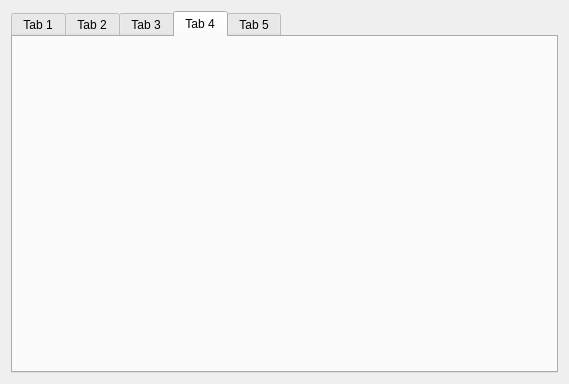
<?xml version="1.0" encoding="UTF-8"?>
<ui version="4.0">
 <class>MainWidget</class>
 <widget class="QWidget" name="MainWidget">
  <property name="geometry">
   <rect>
    <x>0</x>
    <y>0</y>
    <width>569</width>
    <height>384</height>
   </rect>
  </property>
  <property name="windowTitle">
   <string>MainWidget</string>
  </property>
  <layout class="QVBoxLayout" name="verticalLayout">
   <item>
    <widget class="QTabWidget" name="pTabWidget">
     <property name="currentIndex">
      <number>3</number>
     </property>
     <widget class="QWidget" name="pTab1">
      <attribute name="title">
       <string>Tab 1</string>
      </attribute>
     </widget>
     <widget class="QWidget" name="pTab2">
      <attribute name="title">
       <string>Tab 2</string>
      </attribute>
     </widget>
     <widget class="QWidget" name="pTab3">
      <attribute name="title">
       <string>Tab 3</string>
      </attribute>
     </widget>
     <widget class="QWidget" name="pTab4">
      <attribute name="title">
       <string>Tab 4</string>
      </attribute>
     </widget>
     <widget class="QWidget" name="pTab5">
      <attribute name="title">
       <string>Tab 5</string>
      </attribute>
     </widget>
    </widget>
   </item>
  </layout>
 </widget>
 <resources/>
 <connections/>
</ui>
